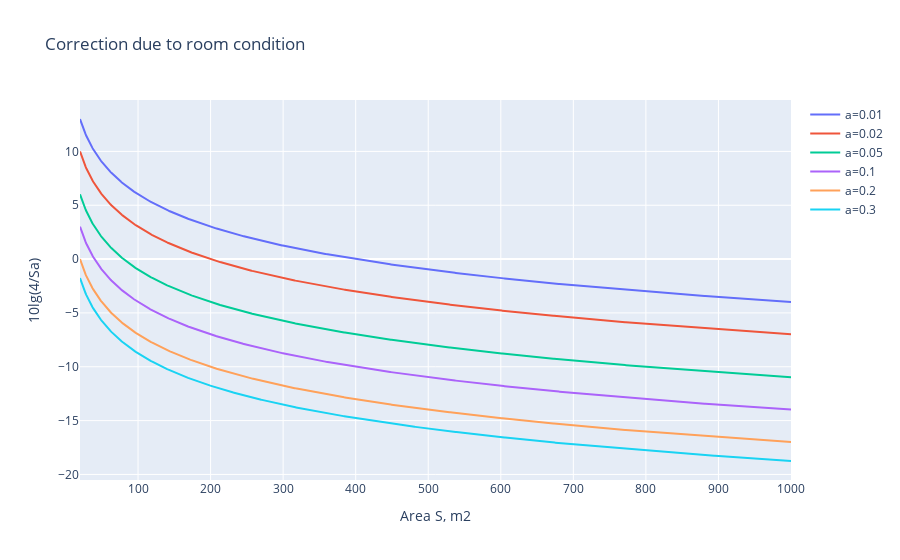

The notebook cell saved with this chart:
### Markdown cell above
# $L_p = L_w + 10 \lg (Q/4\pi r^2 + 4/R_c)$
where $R_c$ is the room constant, $R_c=S / (1-\alpha) $ and $R_c \approx A$  for $ \bar{\alpha} <<1 $ . Room radius 
$r = \sqrt(R_c Q / 16\pi)$ . Room radius is also called the critical distance, at which the direct field level equals the reverberant-field level. For rooms with little absorbing materials the above can be written as:
# $L_p = L_w + 10 \lg [4 / (S\bar{\alpha})]$

### Code cell
import numpy as np
import matplotlib.pyplot as plt
import plotly.graph_objects as go


def Lw_to_Lp(Lw, S, a):
    return Lw + 10*np.log10(4/(S*a))

def plot_sa():
    alpha = [0.01, 0.02, 0.05, 0.1, 0.2, 0.3]
    s = np.linspace(20, 1000, 1021)
    fig = go.Figure()
    for a in alpha:
        fig.add_trace(go.Scatter(x=s, y=10*np.log10(4/(s*a)),
                    mode='lines',
                    name='a='+str(a)))    
    fig.update_layout(title='Correction due to room condition',
                   xaxis_title = 'Area S, m2',
                   yaxis_title='10lg(4/Sa)')
    fig.show()

plot_sa()

Lw, S, a = 100, 200, 0.1
Lw_to_Lp(Lw, S, a)

### Figure 1 — Plotly figure (JSON) as saved in the notebook; plotly's stock layout.template omitted (floating-point values rounded to 4 significant figures; data arrays with more than 128 entries replaced by an {"elided": "..."} marker saying what was removed)
{"data": [{"mode": "lines", "name": "a=0.01", "type": "scatter", "x": {"elided": "1021 float values"}, "y": {"elided": "1021 float values"}}, {"mode": "lines", "name": "a=0.02", "type": "scatter", "x": {"elided": "1021 float values"}, "y": {"elided": "1021 float values"}}, {"mode": "lines", "name": "a=0.05", "type": "scatter", "x": {"elided": "1021 float values"}, "y": {"elided": "1021 float values"}}, {"mode": "lines", "name": "a=0.1", "type": "scatter", "x": {"elided": "1021 float values"}, "y": {"elided": "1021 float values"}}, {"mode": "lines", "name": "a=0.2", "type": "scatter", "x": {"elided": "1021 float values"}, "y": {"elided": "1021 float values"}}, {"mode": "lines", "name": "a=0.3", "type": "scatter", "x": {"elided": "1021 float values"}, "y": {"elided": "1021 float values"}}], "layout": {"title": {"text": "Correction due to room condition"}, "xaxis": {"title": {"text": "Area S, m2"}}, "yaxis": {"title": {"text": "10lg(4/Sa)"}}}}
